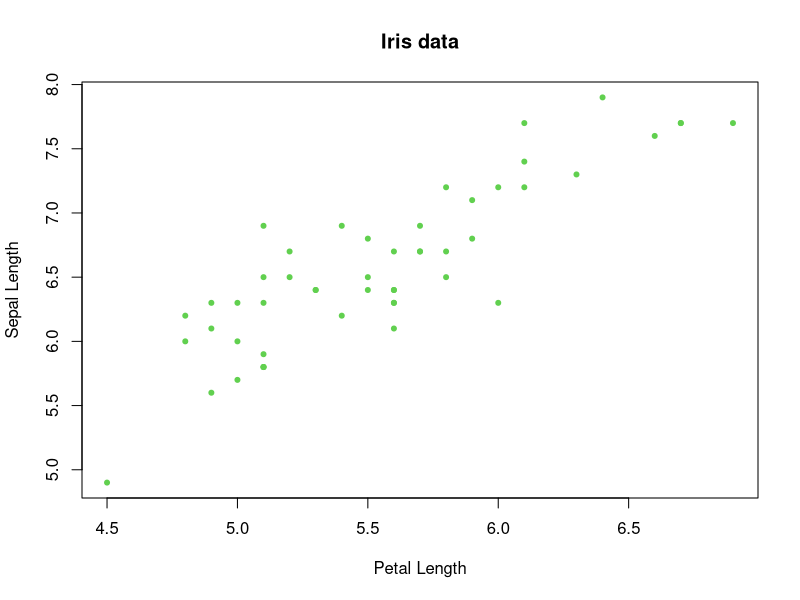
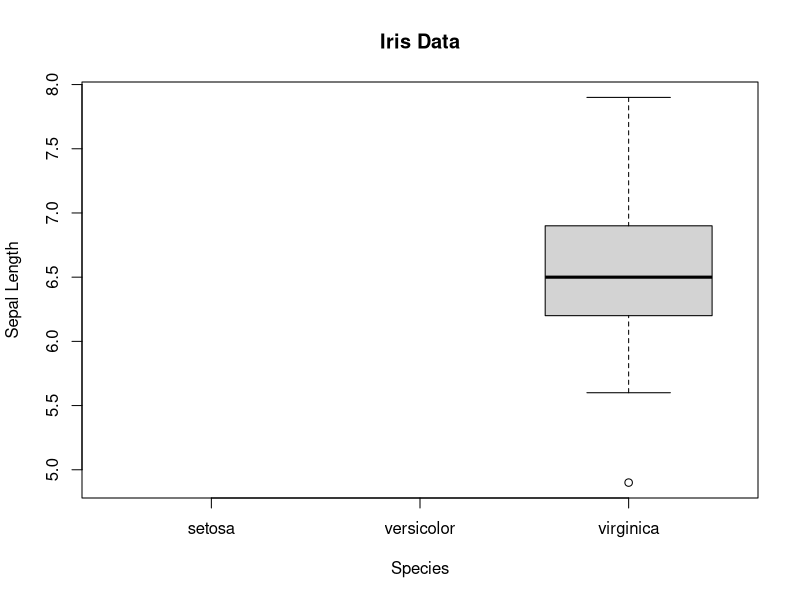
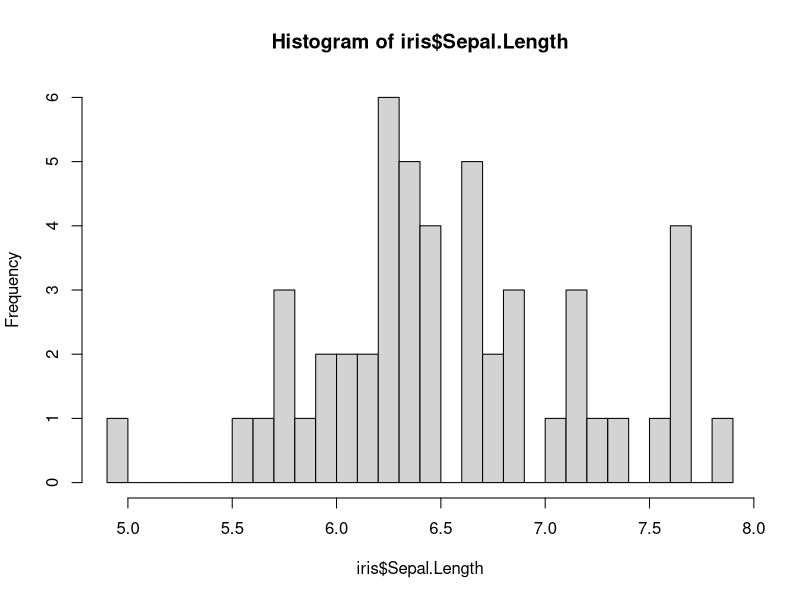
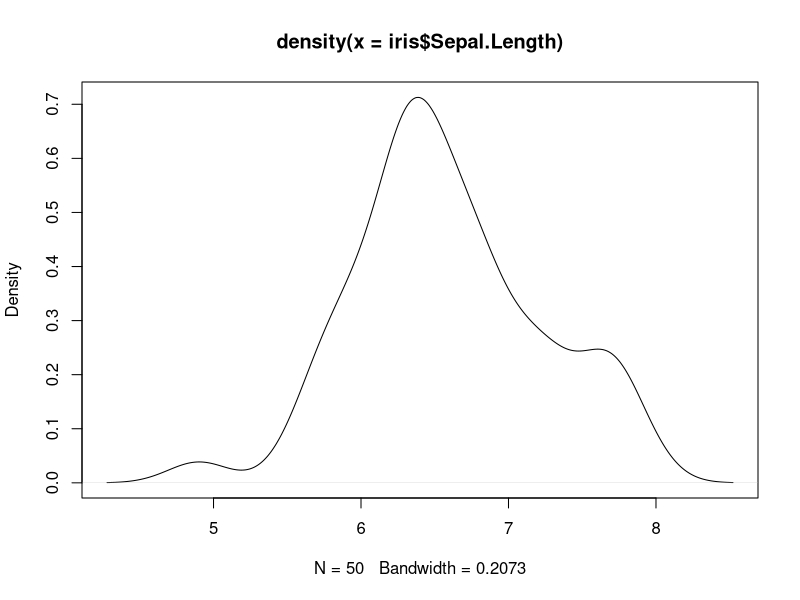
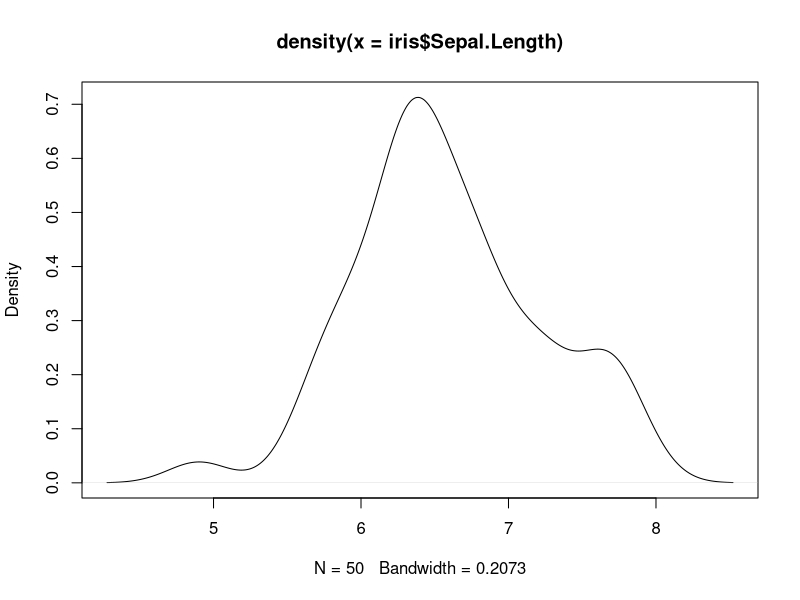

Write R code to recreate these figures, in order.
library(tidyverse)

# load some data
data("iris")

# subset
iris <- iris %>% filter(Species == "virginica")     #subset == Virginica
glimpse(iris)




# Plot Sepal.Length on y-axis; Petal.Length as x-axis
# Colored points in scatterplot by "Species"
plot(y=iris$Sepal.Length,x=iris$Petal.Length,col=iris$Species,xlab= "Petal Length", ylab= "Sepal Length",
     main= "Iris data",pch=20)



summary(iris)

# Boxplot of Sepal.Length as function of Species
plot(y=iris$Sepal.Length,x=iris$Species, main="Iris Data", ylab="Sepal Length", xlab= "Species")



hist(iris$Sepal.Length,breaks = 30)
plot(density(iris$Sepal.Length))

# how to save a plot
jpeg("densityplot.jpeg")
plot(density(iris$Sepal.Length))
dev.off()

